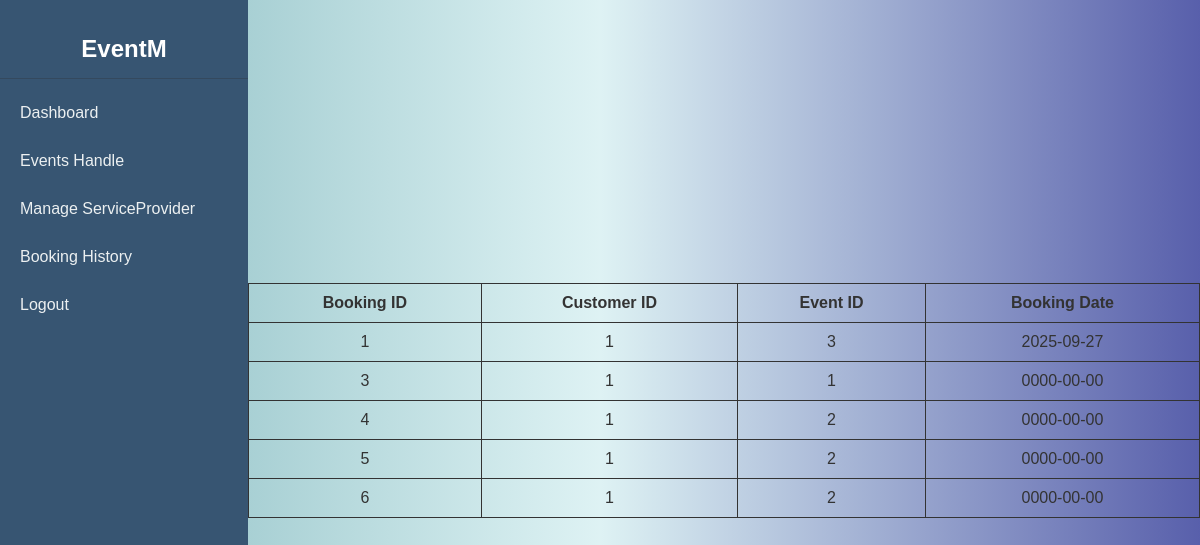
The app's page /view/manager/Bookinghistory.php (signed in) with its own data.
### tables this page shows
CREATE TABLE `booking_table` (
  `booking_id` int(11) NOT NULL,
  `customer_id` int(11) NOT NULL,
  `event_id` int(11) NOT NULL,
  `booking_date` date NOT NULL
);

### view/manager/Bookinghistory.php (the view, shortened to what this page needs)
<?php
$conn = getConnection();
?>
<!DOCTYPE html>
<html>
    <head>
     <link rel="stylesheet" href="/event_organizer_and_management_portal/view/css/external.css">
     <link rel="stylesheet" href="/event_organizer_and_management_portal/view/css/manager.css">
     <link rel="stylesheet" href="../css/table.css">
    </head>
<body>
    <div class="dashboard-container">
     <nav class="sidebar-nav">
            <div class="logo">EventM</div>
        <ul>
           <li><a href="manager.php">Dashboard</a></li>
           <li><a href="eventhandle.php">Events Handle</a></li>
           <li><a href="manageSp.php">Manage ServiceProvider</a></li>
           <li><a href="Bookinghistory.php">Booking History</a></li>
           <li class="logout-item"><a href="../logout.php">Logout</a></li>
        </ul>
     </nav>
      <?php
        $sql = "SELECT booking_id, customer_id,event_id,booking_date FROM booking_table";
        $result = mysqli_query($conn, $sql);
        if (mysqli_num_rows($result) > 0) {
            echo "<table border='1' class='event-table' style='width:80%; margin:auto; text-align:center; border-collapse:collapse; font-size:16px;'>";
            echo "<tr>
                    <th>Booking ID</th>
                    <th>Customer ID</th>
                    <th>Event ID</th>
                    <th>Booking Date</th>
                  </tr>";
            while ($row = mysqli_fetch_assoc($result)) {
                echo "<tr>
                        <td>{$row['booking_id']}</td>
                        <td>{$row['customer_id']}</td>
                        <td>{$row['event_id']}</td>
                        <td>{$row['booking_date']}</td>
                      </tr>";
            }
            echo "</table>";
        } else {
            echo "<p style='text-align:center;'>No booking records found.</p>";
        }
        ?>
    </div>
</body>
</html>

### view/css/external.css (style rules this page uses)
* { font-family: 'Google-Sans', sans-serif; }
body { background: linear-gradient(to right, #68a9b0d2, #009da821, #000b7fa7); color: #333; }

### view/css/manager.css (style rules this page uses)
body { margin: 0; padding: 0; }
.dashboard-container { display: flex; min-height: 100vh; }
.sidebar-nav { width: 250px; background-color: #375572; color: #ecf0f1; padding-top: 20px; display: flex; flex-direction: column; }
.sidebar-nav .logo { font-size: 24px; font-weight: bold; text-align: center; padding: 15px 0; color: #fff; border-bottom: 1px solid #34495e; margin-bottom: 10px; }
.sidebar-nav ul { list-style: none; padding: 0; margin: 0; flex-grow: 1; }
.sidebar-nav li a { display: block; padding: 15px 20px; color: #ecf0f1; text-decoration: none; transition: background-color 0.3s; }

### view/css/table.css (style rules this page uses)
.event-table { width: 80%; margin: 20px auto; border-collapse: collapse; font-size: 16px; text-align: center; }
.event-table th, .event-table td { border: 1px solid; padding: 10px; }

### records on screen
booking_table: booking_id "1", customer "1", event "3", booking_date "2025-09-27"
booking_table: booking_id "3", customer "1", event "1", booking_date "0000-00-00"
booking_table: booking_id "4", customer "1", event "2", booking_date "0000-00-00"
booking_table: booking_id "5", customer "1", event "2", booking_date "0000-00-00"
booking_table: booking_id "6", customer "1", event "2", booking_date "0000-00-00"
